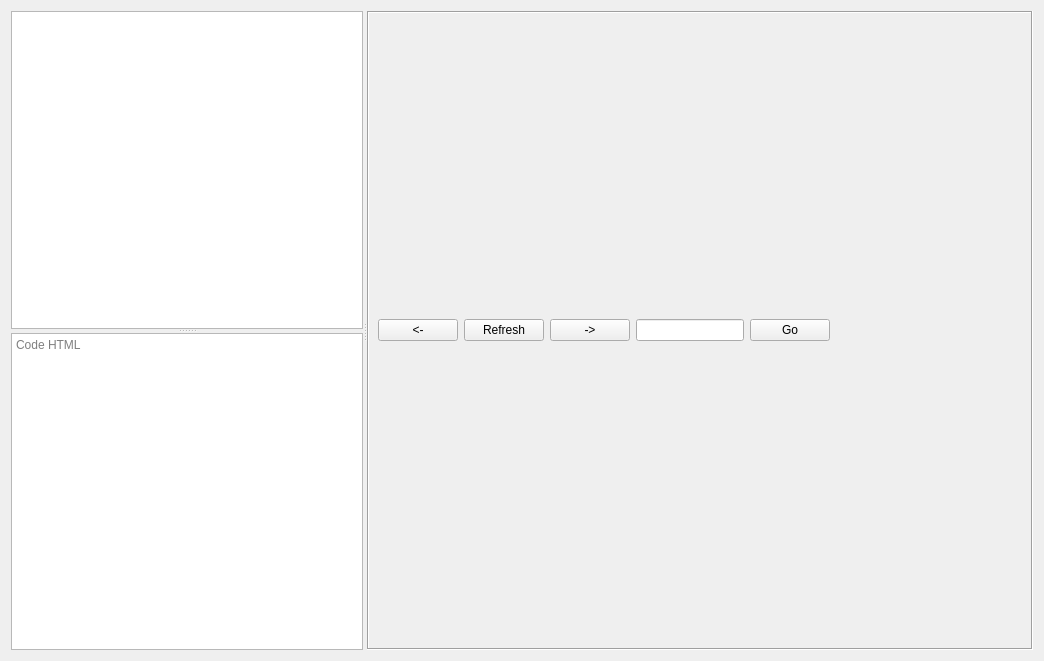
<?xml version="1.0" encoding="UTF-8"?>
<ui version="4.0">
 <class>Form</class>
 <widget class="QWidget" name="Form">
  <property name="geometry">
   <rect>
    <x>0</x>
    <y>0</y>
    <width>1044</width>
    <height>661</height>
   </rect>
  </property>
  <property name="windowTitle">
   <string>Form</string>
  </property>
  <layout class="QGridLayout" name="gridLayout">
   <item row="0" column="0">
    <widget class="QSplitter" name="splitterMain">
     <property name="orientation">
      <enum>Qt::Horizontal</enum>
     </property>
     <widget class="QSplitter" name="splitterSidebar">
      <property name="minimumSize">
       <size>
        <width>0</width>
        <height>0</height>
       </size>
      </property>
      <property name="orientation">
       <enum>Qt::Vertical</enum>
      </property>
      <property name="handleWidth">
       <number>4</number>
      </property>
      <widget class="QTreeView" name="fileView"/>
      <widget class="QPlainTextEdit" name="codeEdit">
       <property name="placeholderText">
        <string>Code HTML</string>
       </property>
      </widget>
     </widget>
     <widget class="QFrame" name="horizontalFrame">
      <property name="frameShape">
       <enum>QFrame::Box</enum>
      </property>
      <property name="frameShadow">
       <enum>QFrame::Sunken</enum>
      </property>
      <property name="lineWidth">
       <number>1</number>
      </property>
      <layout class="QGridLayout" name="gridLayout_6">
       <property name="rightMargin">
        <number>1</number>
       </property>
       <item row="0" column="4">
        <widget class="QLabel" name="labelLoading">
         <property name="text">
          <string/>
         </property>
        </widget>
       </item>
       <item row="2" column="0" colspan="6">
        <layout class="QGridLayout" name="gLayoutBrowser"/>
       </item>
       <item row="0" column="0" colspan="4">
        <layout class="QHBoxLayout" name="horizontalLayout">
         <item>
          <widget class="QPushButton" name="btnPrev">
           <property name="sizePolicy">
            <sizepolicy hsizetype="Maximum" vsizetype="Fixed">
             <horstretch>0</horstretch>
             <verstretch>0</verstretch>
            </sizepolicy>
           </property>
           <property name="text">
            <string>&lt;-</string>
           </property>
          </widget>
         </item>
         <item>
          <widget class="QPushButton" name="btnRefresh">
           <property name="text">
            <string>Refresh</string>
           </property>
          </widget>
         </item>
         <item>
          <widget class="QPushButton" name="btnNext">
           <property name="sizePolicy">
            <sizepolicy hsizetype="Maximum" vsizetype="Fixed">
             <horstretch>0</horstretch>
             <verstretch>0</verstretch>
            </sizepolicy>
           </property>
           <property name="text">
            <string>-&gt;</string>
           </property>
          </widget>
         </item>
         <item>
          <widget class="QLineEdit" name="searchBar"/>
         </item>
         <item>
          <widget class="QPushButton" name="btnGo">
           <property name="text">
            <string>Go</string>
           </property>
          </widget>
         </item>
        </layout>
       </item>
      </layout>
     </widget>
    </widget>
   </item>
  </layout>
 </widget>
 <resources/>
 <connections/>
</ui>
